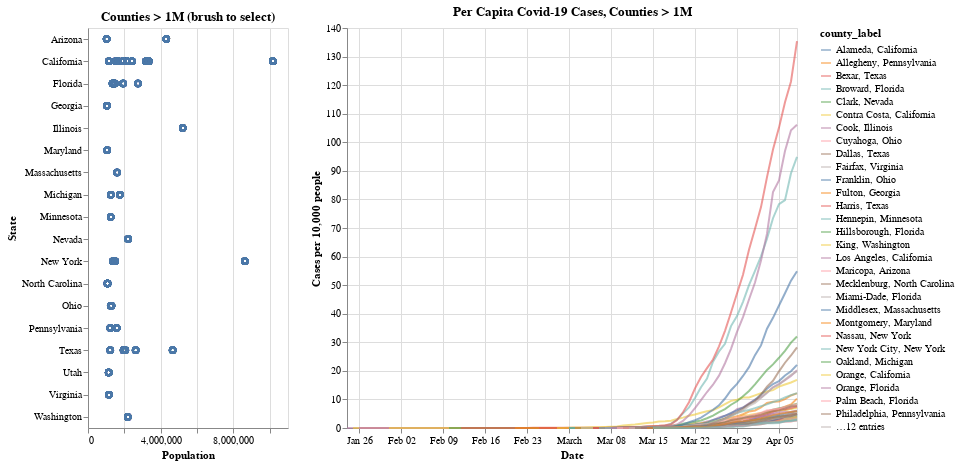

Notebook source saved alongside this figure:
### Code cell
# combine the dot plot and the cumulative case plot, with cross-filtering
brush = alt.selection(type = 'interval', resolve = 'global')
base = alt.Chart(cases_percap_big)

pop_points = (base.mark_point()
             .encode(x = alt.X('TOT_POP:Q', axis = alt.Axis(title = 'Population')),
                     y = alt.Y('STNAME:N', axis = alt.Axis(title = 'State')))
             .add_selection(brush)
             .properties(height = 400, 
                         width = 200,
                         title = 'Counties > 1M (brush to select)'))

percap_cases_line = (base.mark_line(color = 'grey', opacity = 0.6)
            .encode(x = alt.X('date:T', axis = alt.Axis(title = 'Date')),
                    y = alt.Y('cases_per10k:Q', axis = alt.Axis(title = 'Cases per 10,000 people')),
                    color = 'county_label:N',
                    tooltip = 'county_label:N')
            .properties(height = 400, 
                        width = 450,
                        title = 'Per Capita Covid-19 Cases, Counties > 1M')
            .transform_filter(brush))

(pop_points | percap_cases_line).save('percap_covid_big_counties.html')

pop_points | percap_cases_line

### Figure 1 — Vega-Lite specification as saved in the notebook (floating-point values rounded to 4 significant figures; data arrays with more than 128 entries replaced by an {"elided": "..."} marker saying what was removed)
{"config": {"view": {"continuousWidth": 400, "continuousHeight": 300}}, "hconcat": [{"mark": "point", "encoding": {"x": {"type": "quantitative", "axis": {"title": "Population"}, "field": "TOT_POP"}, "y": {"type": "nominal", "axis": {"title": "State"}, "field": "STNAME"}}, "height": 400, "selection": {"selector027": {"type": "interval", "resolve": "global"}}, "title": "Counties > 1M (brush to select)", "width": 200}, {"mark": {"type": "line", "color": "grey", "opacity": 0.6}, "encoding": {"color": {"type": "nominal", "field": "county_label"}, "tooltip": {"type": "nominal", "field": "county_label"}, "x": {"type": "temporal", "axis": {"title": "Date"}, "field": "date"}, "y": {"type": "quantitative", "axis": {"title": "Cases per 10,000 people"}, "field": "cases_per10k"}}, "height": 400, "title": "Per Capita Covid-19 Cases, Counties > 1M", "transform": [{"filter": {"selection": "selector027"}}], "width": 450}], "data": {"name": "data-73da72bd6e2d476d3bac76bbfbd11519"}, "$schema": "https://vega.github.io/schema/vega-lite/v4.0.0.json", "datasets": {"data-73da72bd6e2d476d3bac76bbfbd11519": {"elided": "1609 records"}}}
